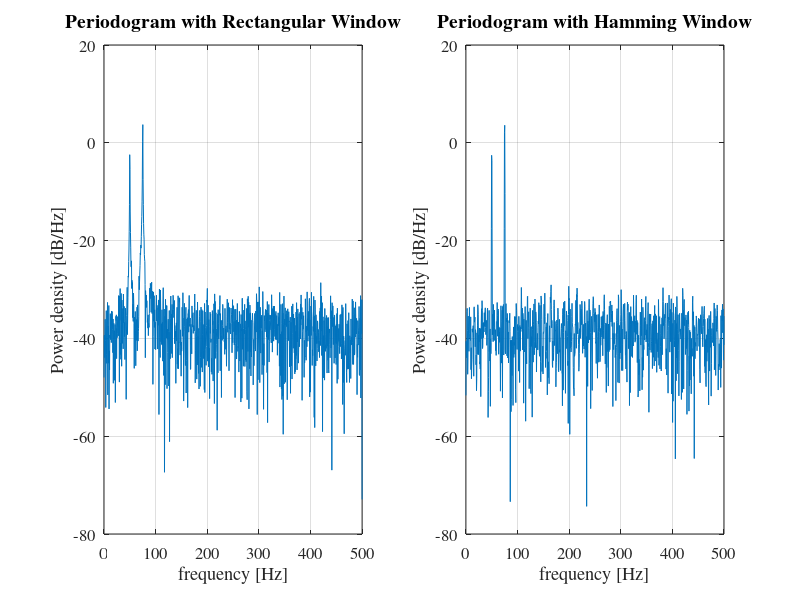
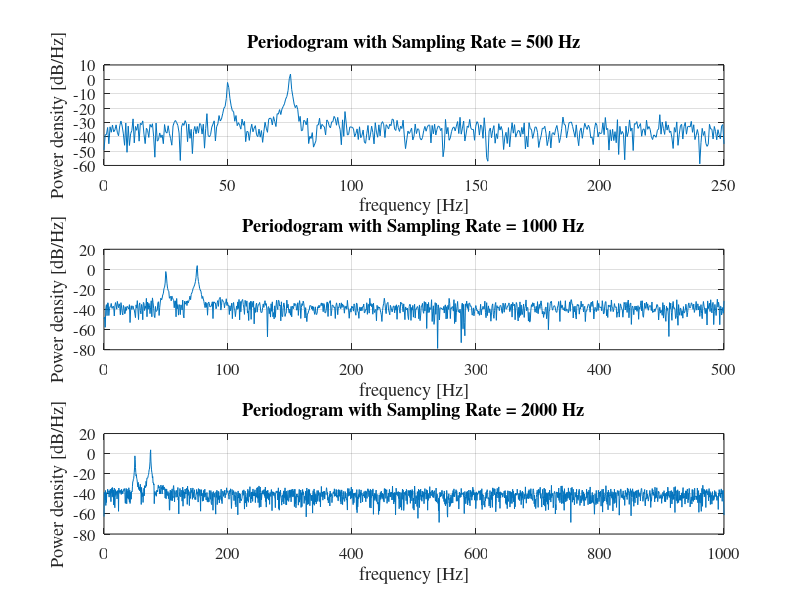
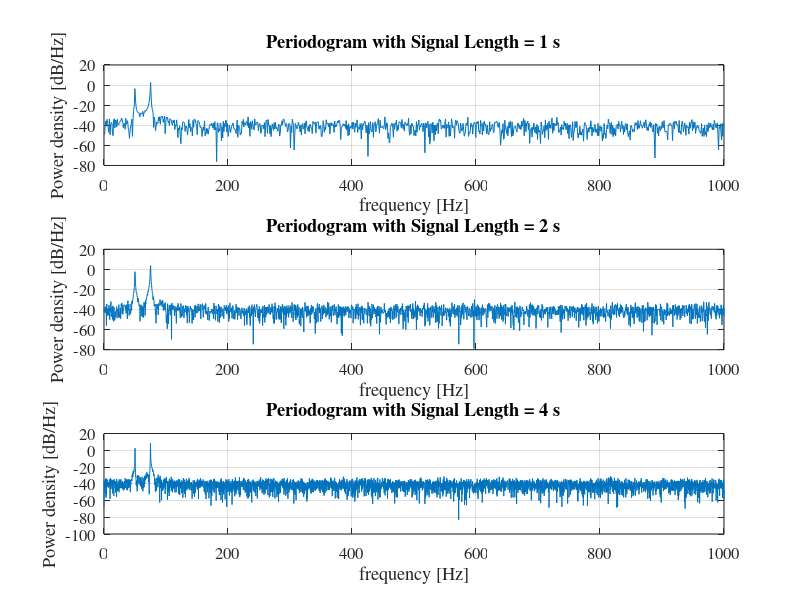
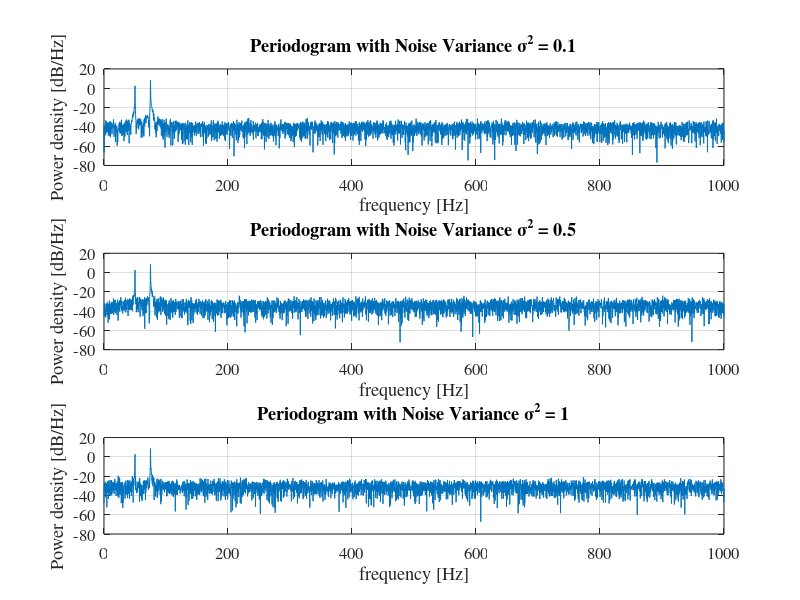

The MATLAB script that drew these images, in order: (Note: this script raises an error after producing the figures.)
%part 1
%（1）绘制不同窗口的周期
%参数
omega1 = 100 * pi;
omega2 = 150 * pi;
sigma_squared = 0.1;
duration = 2; % 信号长度2秒
fs = 1000; % 采样率

% 时间序列
t = 0:1/fs:duration-1/fs;

% 生成信号
N_t = sqrt(sigma_squared) * randn(size(t)); % 零均值高斯白噪声
X_t = sin(omega1 * t) + 2 * cos(omega2 * t) + N_t;

% 绘制不同窗口下的周期图并比较
figure;
subplot(1,2,1)
periodogram(X_t, rectwin(length(X_t)), [], fs); % 使用矩形窗口
set(gca,'fontsize',12,'fontname','times');
title('Periodogram with Rectangular Window', 'fontsize',14);

subplot(1,2,2)
periodogram(X_t, hamming(length(X_t)), [], fs); % 使用Hamming窗口
set(gca,'fontsize',12,'fontname','times');
title('Periodogram with Hamming Window', 'fontsize',14);

set(gcf,'Units','centimeter','Position',[10 10 28 10]);

%(2)分析采样率，信号长度和噪声方差对功率谱估计的影响(仅使用矩形窗口)

figure;

%不同采样率
fs_values = [500, 1000, 2000];
for i = 1:length(fs_values)
    fs = fs_values(i);
    t = 0:1/fs:duration-1/fs;
    N_t = sqrt(sigma_squared) * randn(size(t));
    X_t = sin(omega1 * t) + 2 * cos(omega2 * t) + N_t;
    subplot(length(fs_values), 1, i);
    periodogram(X_t, rectwin(length(X_t)), [], fs);
    title(['Periodogram with Sampling Rate = ' num2str(fs) ' Hz'], 'fontsize',14);
    set(gca,'fontsize',12,'fontname','times');
end

% 不同信号长度
figure;
durations = [1, 2, 4];
for i = 1:length(durations)
    duration = durations(i);
    t = 0:1/fs:duration-1/fs;
    N_t = sqrt(sigma_squared) * randn(size(t));
    X_t = sin(omega1 * t) + 2 * cos(omega2 * t) + N_t;
    subplot(length(durations), 1, i);
    periodogram(X_t, rectwin(length(X_t)), [], fs);
    title(['Periodogram with Signal Length = ' num2str(duration) ' s'], 'fontsize',14);
    set(gca,'fontsize',12,'fontname','times');
end

% 不同噪声方差
figure;
sigma_squared_values = [0.1, 0.5, 1];
for i = 1:length(sigma_squared_values)
    sigma_squared = sigma_squared_values(i);
    N_t = sqrt(sigma_squared) * randn(size(t));
    X_t = sin(omega1 * t) + 2 * cos(omega2 * t) + N_t;
    subplot(length(sigma_squared_values), 1, i);
    periodogram(X_t, rectwin(length(X_t)), [], fs);
    title(['Periodogram with Noise Variance \sigma^2 = ' num2str(sigma_squared)], 'fontsize',14);
    set(gca,'fontsize',12,'fontname','times');
end


%(3)
% 参数设置
fs = 1000; % 采样频率 (Hz)
t = 0:1/fs:1; % 时间向量，从 0 到 1 秒
omega1 = 100 * pi; % 角频率1
omega2 = 150 * pi; % 角频率2

% 生成信号分量
N = length(t); % 样本数
N_t = wgn(1, N, 0); % 零均值白高斯噪声
X_t = sin(omega1 * t) + 2 * cos(omega2 * t) + N_t; % 信号 X(t)

% 绘制信号
figure;
plot(t, X_t);
title('信号 X(t)');
xlabel('时间 (s)');
ylabel('幅值');

% 使用自定义周期图
[Sx_omega_custom, f_custom] = custom_periodogram(X_t, fs);

% 使用自定义自相关图
[Sx_omega_corr, f_corr] = custom_correlogram(X_t, fs);

% 绘制自定义周期图
figure;
plot(f_custom, 10*log10(Sx_omega_custom));
title('自定义周期图');
xlabel('频率 (Hz)');
ylabel('功率/频率 (dB/Hz)');

% 绘制自定义自相关图
figure;
plot(f_corr, 10*log10(Sx_omega_corr));
title('自定义自相关图');
xlabel('频率 (Hz)');
ylabel('功率/频率 (dB/Hz)');

% 使用 MATLAB 内置周期图
[pxx, f] = periodogram(X_t, [], [], fs);

% 绘制内置周期图
figure;
plot(f, 10*log10(pxx));
title('内置周期图');
xlabel('频率 (Hz)');
ylabel('功率/频率 (dB/Hz)');

% 比较自定义周期图与内置周期图
figure;
hold on;
plot(f_custom, 10*log10(Sx_omega_custom), 'r', 'DisplayName', '自定义周期图');
plot(f, 10*log10(pxx), 'b--', 'DisplayName', '内置周期图');
title('周期图方法比较');
xlabel('频率 (Hz)');
ylabel('功率/频率 (dB/Hz)');
legend;
hold off;

% 比较自定义自相关图与内置周期图
figure;
hold on;
plot(f_corr, 10*log10(Sx_omega_corr), 'r', 'DisplayName', '自定义自相关图');
plot(f, 10*log10(pxx), 'b--', 'DisplayName', '内置周期图');
title('自相关图与周期图方法比较');
xlabel('频率 (Hz)');
ylabel('功率/频率 (dB/Hz)');
legend;
hold off;

% 自定义周期图函数
function [Sx_omega, f] = custom_periodogram(X_t, fs)
    N = length(X_t);
    X_omega = fft(X_t);
    Sx_omega = (1/N) * abs(X_omega).^2;
    f = (0:N-1) * (fs/N); % 频率向量
end

% 自定义自相关图函数
function [Sx_omega, f] = custom_correlogram(X_t, fs)
    N = length(X_t);
    R_X = xcorr(X_t, 'biased'); % 计算自相关
    R_X = R_X(N:end); % 仅考虑非负滞后
    Sx_omega = fft(R_X);
    f = (0:N-1) * (fs/N); % 频率向量
end
